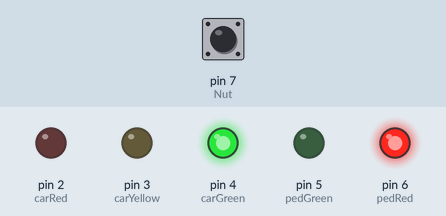
Recording of a sketch running on a simulated Arduino Uno, built with avr-gcc and run on an emulated ATmega328P. Parts: output pins drawn as LEDs (lit = HIGH). The inputs (shaded band) are chosen by the test bench; at power-on: pin 7 (Nut) HIGH.

Above: at 1.2 s.
1.3 s: pin 7 (Nut) pulled LOW for 0.15 s
At 11.2 s:
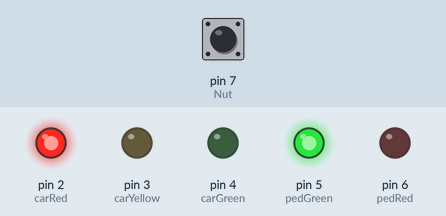
21.5 s: pin 7 (Nut) pulled LOW for 1 s
At 41.2 s:
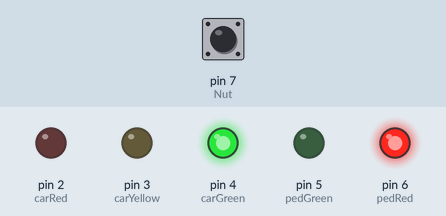
41.5 s: pin 7 (Nut) pulled LOW for 3.2 s
At 51.3 s:
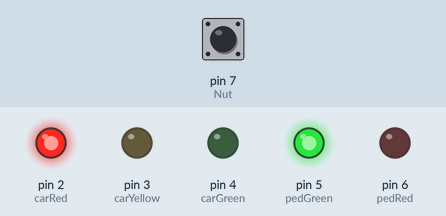
Timing chart, 0 to 61.5 s (numbered marks = the images above; inputs shaded):
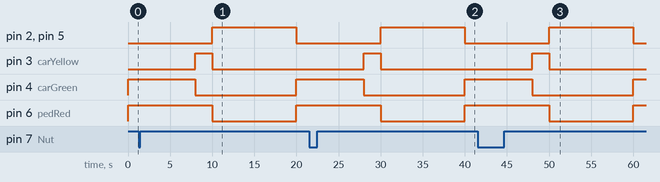

The sketch:

TrafficLightPedButton.ino
```cpp
#include "config.h"
#include "lights.h"
#include "button.h"

bool requestPed = false; // đã có yêu cầu qua đường chưa?

void setup() {
  pinMode(carRed,    OUTPUT);
  pinMode(carYellow, OUTPUT);
  pinMode(carGreen,  OUTPUT);
  pinMode(pedGreen,  OUTPUT);
  pinMode(pedRed,    OUTPUT);

  pinMode(Nut, INPUT_PULLUP);   // kéo lên nội bộ: thả = HIGH, bấm = LOW

  // Trạng thái mặc định: xe XANH, người ĐỎ (đỏ bật, xanh tắt)
  setCarLights(false, false, true);
  setPedLights(true, false);
}

void loop() {
  // --- Pha XANH: xe xanh 8s, người mặc định ĐỎ ---
  setCarLights(false, false, true);
  setPedLights(true, false);
  if (smartWait(T_GREEN, Nut)) requestPed = true;  // ghi nhận nút nếu có

  // --- Pha VÀNG: 2s, người vẫn ĐỎ ---
  setCarLights(false, true, false);
  setPedLights(true, false);
  if (smartWait(T_YELLOW, Nut)) requestPed = true;

  // --- Pha ĐỎ: 10s ---
  setCarLights(true, false, false);
  if (requestPed) {
    // đã bấm trước đó -> người đi bộ XANH bật, ĐỎ tắt trong suốt pha đỏ
    setPedLights(false, true);
  } else {
    // chưa bấm -> người giữ mặc định (ĐỎ bật)
    setPedLights(true, false);
  }
  smartWait(T_RED, Nut);

  // Hết đỏ: xóa yêu cầu, trả người về mặc định (ĐỎ bật, XANH tắt)
  requestPed = false;
  setPedLights(true, false);

  // lặp lại: về xanh ở đầu vòng sau
}
```

button.cpp
```cpp
#include "button.h"

bool buttonPressed(int pin) {
  // Debounce cạnh nhấn (HIGH -> LOW) đơn giản
  static int lastStable = HIGH;
  static int lastRead   = HIGH;
  static unsigned long lastChange = 0;
  const unsigned long DEBOUNCE_MS = 25;

  int reading = digitalRead(pin); // INPUT_PULLUP: bấm = LOW

  if (reading != lastRead) {
    lastRead = reading;
    lastChange = millis();
  }

  if (millis() - lastChange > DEBOUNCE_MS) {
    if (reading != lastStable) {
      lastStable = reading;
      if (lastStable == LOW) {   // phát hiện cạnh nhấn
        return true;
      }
    }
  }
  return false;
}

bool smartWait(unsigned long ms, int pin) {
  unsigned long start = millis();
  bool pressed = false;
  while (millis() - start < ms) {
    if (buttonPressed(pin)) pressed = true;   // ghi nhận đã bấm ít nhất 1 lần
    delay(5); // thở nhẹ cho CPU và vẫn nhạy
  }
  return pressed;
}
```

button.h
```cpp
#pragma once
#include <Arduino.h>

// Trả về true nếu phát hiện NHẤN (INPUT_PULLUP: bấm = LOW) với debounce
bool buttonPressed(int pin);

// Chờ ms mili-giây nhưng vẫn "nghe" nút pin;
// nếu trong thời gian chờ có bấm lần nào → trả về true
bool smartWait(unsigned long ms, int pin);
```

lights.cpp
```cpp
#include "lights.h"
#include "config.h"

void setCarLights(bool red, bool yellow, bool green) {
  digitalWrite(carRed,    red    ? HIGH : LOW);
  digitalWrite(carYellow, yellow ? HIGH : LOW);
  digitalWrite(carGreen,  green  ? HIGH : LOW);
}

void setPedLights(bool red, bool green){
  digitalWrite(pedRed,   red   ? HIGH : LOW);
  digitalWrite(pedGreen, green ? HIGH : LOW);
}
```

lights.h
```cpp
#pragma once
#include <Arduino.h>

void setCarLights(bool red, bool yellow, bool green);
void setPedLights(bool red, bool green);
```

config.h
```cpp
#pragma once

// Pins
const int carRed    = 2;
const int carYellow = 3;
const int carGreen  = 4;
const int pedGreen  = 5;
const int pedRed    = 6;
const int Nut       = 7;   // nút bấm: 1 chân về pin 7, chân còn lại về GND (INPUT_PULLUP)

// Durations (milliseconds)
const unsigned long T_GREEN  = 8000;  // xe xanh 8s
const unsigned long T_YELLOW = 2000;  // xe vàng 2s
const unsigned long T_RED    = 10000; // xe đỏ 10s
```

Measured:
- after the input at 1.3 s, pin 5 (pedGreen): LOW → HIGH after 8.7 s, → LOW 10.0 s later; pin 6 (pedRed): HIGH → LOW after 8.7 s, → HIGH 10.0 s later
- after the input at 21.5 s, pin 5 (pedGreen): LOW → HIGH after 8.5 s, → LOW 10.0 s later; pin 6 (pedRed): HIGH → LOW after 8.5 s, → HIGH 10.0 s later
- after the input at 41.5 s, pin 5 (pedGreen): LOW → HIGH after 8.5 s, → LOW 10.0 s later; pin 6 (pedRed): HIGH → LOW after 8.5 s, → HIGH 10.0 s later
